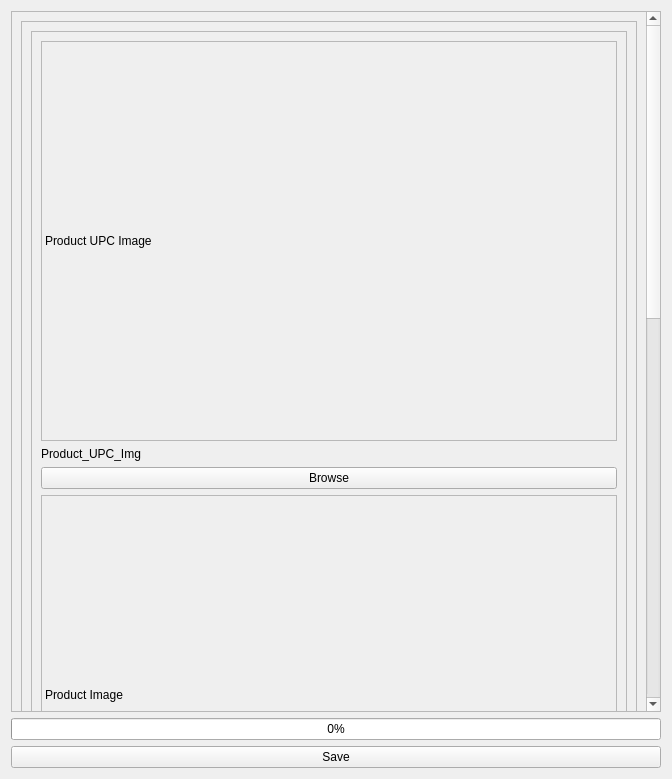
<?xml version="1.0" encoding="UTF-8"?>
<ui version="4.0">
 <class>Form</class>
 <widget class="QWidget" name="Form">
  <property name="geometry">
   <rect>
    <x>0</x>
    <y>0</y>
    <width>672</width>
    <height>779</height>
   </rect>
  </property>
  <property name="windowTitle">
   <string>Form</string>
  </property>
  <layout class="QGridLayout" name="gridLayout_2">
   <item row="0" column="0">
    <layout class="QGridLayout" name="gridLayout">
     <item row="0" column="0">
      <widget class="QScrollArea" name="scrollArea">
       <property name="widgetResizable">
        <bool>true</bool>
       </property>
       <widget class="QWidget" name="scrollAreaWidgetContents">
        <property name="geometry">
         <rect>
          <x>0</x>
          <y>-833</y>
          <width>633</width>
          <height>1681</height>
         </rect>
        </property>
        <layout class="QGridLayout" name="gridLayout_4">
         <item row="0" column="0">
          <layout class="QGridLayout" name="gridLayout_3">
           <item row="6" column="0">
            <widget class="QFrame" name="frame_2">
             <property name="minimumSize">
              <size>
               <width>0</width>
               <height>100</height>
              </size>
             </property>
             <property name="frameShape">
              <enum>QFrame::StyledPanel</enum>
             </property>
             <property name="frameShadow">
              <enum>QFrame::Raised</enum>
             </property>
             <layout class="QGridLayout" name="gridLayout_9">
              <item row="0" column="0">
               <layout class="QGridLayout" name="gridLayout_7">
                <item row="1" column="0">
                 <widget class="QDoubleSpinBox" name="price_value">
                  <property name="maximum">
                   <double>9999999999999999455752309870428160.000000000000000</double>
                  </property>
                 </widget>
                </item>
                <item row="1" column="1">
                 <widget class="QComboBox" name="price_unit"/>
                </item>
                <item row="0" column="0">
                 <widget class="QLabel" name="label">
                  <property name="text">
                   <string>Price</string>
                  </property>
                 </widget>
                </item>
               </layout>
              </item>
             </layout>
            </widget>
           </item>
           <item row="5" column="0">
            <widget class="QFrame" name="frame">
             <property name="minimumSize">
              <size>
               <width>0</width>
               <height>100</height>
              </size>
             </property>
             <property name="frameShape">
              <enum>QFrame::StyledPanel</enum>
             </property>
             <property name="frameShadow">
              <enum>QFrame::Raised</enum>
             </property>
             <layout class="QGridLayout" name="gridLayout_8">
              <item row="0" column="0">
               <layout class="QGridLayout" name="gridLayout_6">
                <item row="1" column="1">
                 <widget class="QComboBox" name="weight_unit"/>
                </item>
                <item row="1" column="0">
                 <widget class="QDoubleSpinBox" name="weight_value">
                  <property name="maximum">
                   <double>9999999999999999455752309870428160.000000000000000</double>
                  </property>
                 </widget>
                </item>
                <item row="0" column="0">
                 <widget class="QLabel" name="label_2">
                  <property name="text">
                   <string>Weight</string>
                  </property>
                 </widget>
                </item>
               </layout>
              </item>
             </layout>
            </widget>
           </item>
           <item row="1" column="0">
            <widget class="QFrame" name="frame_6">
             <property name="minimumSize">
              <size>
               <width>0</width>
               <height>50</height>
              </size>
             </property>
             <property name="frameShape">
              <enum>QFrame::StyledPanel</enum>
             </property>
             <property name="frameShadow">
              <enum>QFrame::Raised</enum>
             </property>
             <layout class="QGridLayout" name="gridLayout_17">
              <item row="0" column="0">
               <layout class="QGridLayout" name="gridLayout_16">
                <item row="0" column="0">
                 <widget class="QLabel" name="department_label">
                  <property name="text">
                   <string>Department</string>
                  </property>
                 </widget>
                </item>
                <item row="0" column="1">
                 <widget class="QComboBox" name="department_cb"/>
                </item>
               </layout>
              </item>
             </layout>
            </widget>
           </item>
           <item row="4" column="0">
            <widget class="QFrame" name="frame_3">
             <property name="minimumSize">
              <size>
               <width>0</width>
               <height>50</height>
              </size>
             </property>
             <property name="frameShape">
              <enum>QFrame::StyledPanel</enum>
             </property>
             <property name="frameShadow">
              <enum>QFrame::Raised</enum>
             </property>
             <layout class="QGridLayout" name="gridLayout_11">
              <item row="0" column="0">
               <layout class="QGridLayout" name="gridLayout_10">
                <item row="0" column="0">
                 <widget class="QLabel" name="manufacturer_label">
                  <property name="text">
                   <string>Manufacturer</string>
                  </property>
                 </widget>
                </item>
                <item row="0" column="1">
                 <widget class="QComboBox" name="manufacturer_cb"/>
                </item>
               </layout>
              </item>
             </layout>
            </widget>
           </item>
           <item row="3" column="0">
            <widget class="QFrame" name="frame_4">
             <property name="minimumSize">
              <size>
               <width>0</width>
               <height>50</height>
              </size>
             </property>
             <property name="frameShape">
              <enum>QFrame::StyledPanel</enum>
             </property>
             <property name="frameShadow">
              <enum>QFrame::Raised</enum>
             </property>
             <layout class="QGridLayout" name="gridLayout_13">
              <item row="0" column="0">
               <layout class="QGridLayout" name="gridLayout_12">
                <item row="0" column="0">
                 <widget class="QLabel" name="brand_label">
                  <property name="text">
                   <string>Brand</string>
                  </property>
                 </widget>
                </item>
                <item row="0" column="1">
                 <widget class="QComboBox" name="brand_cb"/>
                </item>
               </layout>
              </item>
             </layout>
            </widget>
           </item>
           <item row="2" column="0">
            <widget class="QFrame" name="frame_5">
             <property name="minimumSize">
              <size>
               <width>0</width>
               <height>50</height>
              </size>
             </property>
             <property name="frameShape">
              <enum>QFrame::StyledPanel</enum>
             </property>
             <property name="frameShadow">
              <enum>QFrame::Raised</enum>
             </property>
             <layout class="QGridLayout" name="gridLayout_15">
              <item row="0" column="0">
               <layout class="QGridLayout" name="gridLayout_14">
                <item row="0" column="0">
                 <widget class="QLabel" name="vendor_label">
                  <property name="text">
                   <string>Vendor</string>
                  </property>
                 </widget>
                </item>
                <item row="0" column="1">
                 <widget class="QComboBox" name="vendor_cb"/>
                </item>
               </layout>
              </item>
             </layout>
            </widget>
           </item>
           <item row="0" column="0">
            <widget class="QFrame" name="frame_7">
             <property name="frameShape">
              <enum>QFrame::StyledPanel</enum>
             </property>
             <property name="frameShadow">
              <enum>QFrame::Raised</enum>
             </property>
             <layout class="QGridLayout" name="gridLayout_21">
              <item row="0" column="0">
               <layout class="QGridLayout" name="gridLayout_20">
                <item row="4" column="0">
                 <widget class="QFrame" name="frame_8">
                  <property name="frameShape">
                   <enum>QFrame::StyledPanel</enum>
                  </property>
                  <property name="frameShadow">
                   <enum>QFrame::Raised</enum>
                  </property>
                  <layout class="QGridLayout" name="gridLayout_23">
                   <item row="1" column="1">
                    <widget class="QSpinBox" name="case_count_sp">
                     <property name="minimum">
                      <number>0</number>
                     </property>
                     <property name="maximum">
                      <number>999999999</number>
                     </property>
                     <property name="value">
                      <number>0</number>
                     </property>
                    </widget>
                   </item>
                   <item row="1" column="0">
                    <widget class="QLabel" name="case_count_label">
                     <property name="text">
                      <string>Case Count</string>
                     </property>
                    </widget>
                   </item>
                  </layout>
                 </widget>
                </item>
                <item row="1" column="0">
                 <widget class="QLineEdit" name="product_name">
                  <property name="placeholderText">
                   <string>Product Name</string>
                  </property>
                  <property name="clearButtonEnabled">
                   <bool>true</bool>
                  </property>
                 </widget>
                </item>
                <item row="3" column="0">
                 <widget class="QLineEdit" name="homecode">
                  <property name="placeholderText">
                   <string>Home Code</string>
                  </property>
                  <property name="clearButtonEnabled">
                   <bool>true</bool>
                  </property>
                 </widget>
                </item>
                <item row="2" column="0">
                 <widget class="QLineEdit" name="upc">
                  <property name="placeholderText">
                   <string>UPC</string>
                  </property>
                  <property name="clearButtonEnabled">
                   <bool>true</bool>
                  </property>
                 </widget>
                </item>
                <item row="0" column="0">
                 <widget class="QFrame" name="frame_9">
                  <property name="frameShape">
                   <enum>QFrame::StyledPanel</enum>
                  </property>
                  <property name="frameShadow">
                   <enum>QFrame::Raised</enum>
                  </property>
                  <layout class="QGridLayout" name="gridLayout_19">
                   <item row="1" column="0">
                    <layout class="QGridLayout" name="gridLayout_18">
                     <property name="sizeConstraint">
                      <enum>QLayout::SetDefaultConstraint</enum>
                     </property>
                     <item row="5" column="0">
                      <widget class="QLabel" name="product_img_lbl">
                       <property name="frameShadow">
                        <enum>QFrame::Plain</enum>
                       </property>
                       <property name="text">
                        <string>Product_Image</string>
                       </property>
                      </widget>
                     </item>
                     <item row="3" column="0">
                      <widget class="QPushButton" name="browse_product_upc_img_btn">
                       <property name="sizePolicy">
                        <sizepolicy hsizetype="Minimum" vsizetype="MinimumExpanding">
                         <horstretch>0</horstretch>
                         <verstretch>0</verstretch>
                        </sizepolicy>
                       </property>
                       <property name="text">
                        <string>Browse</string>
                       </property>
                      </widget>
                     </item>
                     <item row="4" column="0">
                      <widget class="QLabel" name="product_img">
                       <property name="minimumSize">
                        <size>
                         <width>400</width>
                         <height>400</height>
                        </size>
                       </property>
                       <property name="frameShape">
                        <enum>QFrame::StyledPanel</enum>
                       </property>
                       <property name="frameShadow">
                        <enum>QFrame::Sunken</enum>
                       </property>
                       <property name="text">
                        <string>Product Image</string>
                       </property>
                       <property name="scaledContents">
                        <bool>true</bool>
                       </property>
                      </widget>
                     </item>
                     <item row="0" column="0">
                      <widget class="QLabel" name="product_upc_img">
                       <property name="minimumSize">
                        <size>
                         <width>400</width>
                         <height>400</height>
                        </size>
                       </property>
                       <property name="frameShape">
                        <enum>QFrame::StyledPanel</enum>
                       </property>
                       <property name="frameShadow">
                        <enum>QFrame::Sunken</enum>
                       </property>
                       <property name="text">
                        <string>Product UPC Image</string>
                       </property>
                       <property name="scaledContents">
                        <bool>true</bool>
                       </property>
                      </widget>
                     </item>
                     <item row="2" column="0">
                      <widget class="QLabel" name="product_upc_img_lbl">
                       <property name="text">
                        <string>Product_UPC_Img</string>
                       </property>
                      </widget>
                     </item>
                     <item row="6" column="0">
                      <widget class="QPushButton" name="browse_product_img_btn">
                       <property name="sizePolicy">
                        <sizepolicy hsizetype="Minimum" vsizetype="MinimumExpanding">
                         <horstretch>0</horstretch>
                         <verstretch>0</verstretch>
                        </sizepolicy>
                       </property>
                       <property name="text">
                        <string>Browse</string>
                       </property>
                      </widget>
                     </item>
                    </layout>
                   </item>
                  </layout>
                 </widget>
                </item>
               </layout>
              </item>
              <item row="1" column="0">
               <widget class="QTextEdit" name="product_comment">
                <property name="placeholderText">
                 <string>Comment</string>
                </property>
               </widget>
              </item>
             </layout>
            </widget>
           </item>
          </layout>
         </item>
        </layout>
       </widget>
      </widget>
     </item>
     <item row="2" column="0">
      <widget class="QPushButton" name="save_product_info">
       <property name="text">
        <string>Save</string>
       </property>
      </widget>
     </item>
     <item row="1" column="0">
      <widget class="QProgressBar" name="saving_progress">
       <property name="maximum">
        <number>7</number>
       </property>
       <property name="value">
        <number>0</number>
       </property>
      </widget>
     </item>
    </layout>
   </item>
  </layout>
 </widget>
 <tabstops>
  <tabstop>product_name</tabstop>
  <tabstop>upc</tabstop>
  <tabstop>homecode</tabstop>
  <tabstop>case_count_sp</tabstop>
  <tabstop>department_cb</tabstop>
  <tabstop>vendor_cb</tabstop>
  <tabstop>brand_cb</tabstop>
  <tabstop>manufacturer_cb</tabstop>
  <tabstop>weight_value</tabstop>
  <tabstop>weight_unit</tabstop>
  <tabstop>price_value</tabstop>
  <tabstop>price_unit</tabstop>
  <tabstop>product_comment</tabstop>
  <tabstop>save_product_info</tabstop>
  <tabstop>scrollArea</tabstop>
 </tabstops>
 <resources/>
 <connections/>
</ui>
